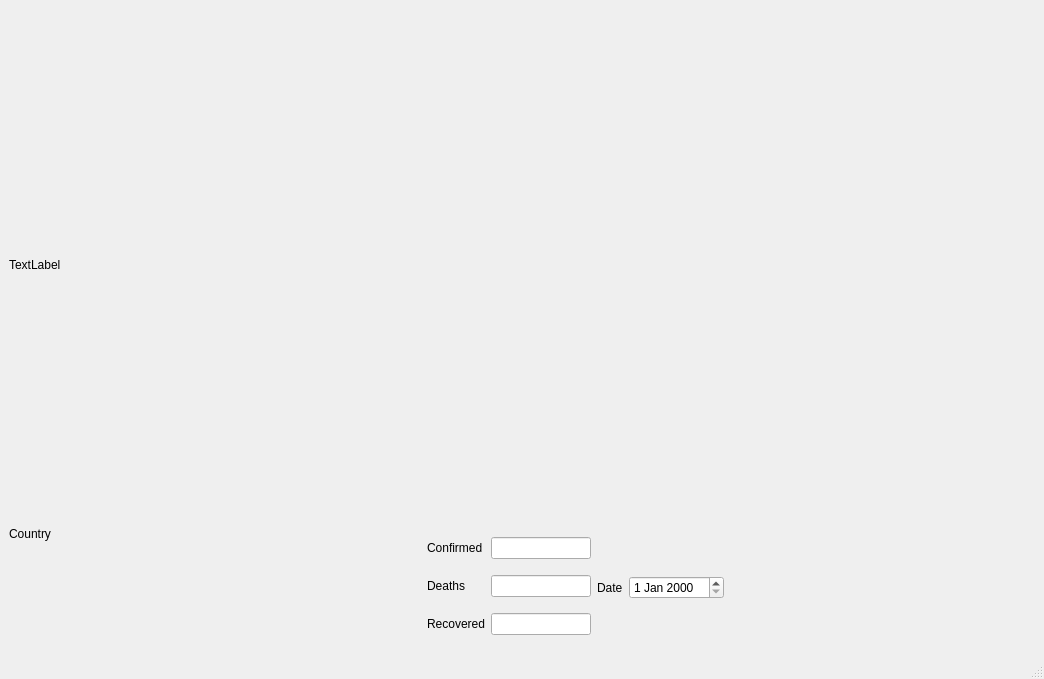
<?xml version="1.0" encoding="UTF-8"?>
<ui version="4.0">
 <class>MainWindow</class>
 <widget class="QMainWindow" name="MainWindow">
  <property name="geometry">
   <rect>
    <x>0</x>
    <y>0</y>
    <width>1044</width>
    <height>679</height>
   </rect>
  </property>
  <property name="minimumSize">
   <size>
    <width>1044</width>
    <height>679</height>
   </size>
  </property>
  <property name="maximumSize">
   <size>
    <width>1044</width>
    <height>679</height>
   </size>
  </property>
  <property name="windowTitle">
   <string>MainWindow</string>
  </property>
  <widget class="QWidget" name="centralwidget">
   <layout class="QVBoxLayout" name="verticalLayout_4">
    <item>
     <layout class="QVBoxLayout" name="verticalLayout_3">
      <item>
       <widget class="QLabel" name="maplabel">
        <property name="minimumSize">
         <size>
          <width>1024</width>
          <height>512</height>
         </size>
        </property>
        <property name="maximumSize">
         <size>
          <width>1024</width>
          <height>512</height>
         </size>
        </property>
        <property name="text">
         <string>TextLabel</string>
        </property>
       </widget>
      </item>
      <item>
       <layout class="QHBoxLayout" name="horizontalLayout_5" stretch="0,4,1,1,4">
        <item>
         <widget class="QLabel" name="mouseCountry">
          <property name="minimumSize">
           <size>
            <width>100</width>
            <height>0</height>
           </size>
          </property>
          <property name="maximumSize">
           <size>
            <width>100</width>
            <height>16777215</height>
           </size>
          </property>
          <property name="text">
           <string>Country</string>
          </property>
          <property name="alignment">
           <set>Qt::AlignLeading|Qt::AlignLeft|Qt::AlignTop</set>
          </property>
         </widget>
        </item>
        <item>
         <spacer name="horizontalSpacer">
          <property name="orientation">
           <enum>Qt::Horizontal</enum>
          </property>
          <property name="sizeHint" stdset="0">
           <size>
            <width>40</width>
            <height>20</height>
           </size>
          </property>
         </spacer>
        </item>
        <item>
         <layout class="QVBoxLayout" name="verticalLayout">
          <item>
           <layout class="QHBoxLayout" name="horizontalLayout">
            <item>
             <widget class="QLabel" name="label_2">
              <property name="text">
               <string>Confirmed</string>
              </property>
             </widget>
            </item>
            <item>
             <widget class="QLineEdit" name="confirmLineEdit">
              <property name="minimumSize">
               <size>
                <width>100</width>
                <height>0</height>
               </size>
              </property>
              <property name="maximumSize">
               <size>
                <width>100</width>
                <height>16777215</height>
               </size>
              </property>
             </widget>
            </item>
           </layout>
          </item>
          <item>
           <layout class="QHBoxLayout" name="horizontalLayout_2">
            <item>
             <widget class="QLabel" name="label_3">
              <property name="text">
               <string>Deaths</string>
              </property>
             </widget>
            </item>
            <item>
             <widget class="QLineEdit" name="deathLineEdit">
              <property name="minimumSize">
               <size>
                <width>100</width>
                <height>0</height>
               </size>
              </property>
              <property name="maximumSize">
               <size>
                <width>100</width>
                <height>16777215</height>
               </size>
              </property>
             </widget>
            </item>
           </layout>
          </item>
          <item>
           <layout class="QHBoxLayout" name="horizontalLayout_3">
            <item>
             <widget class="QLabel" name="label_4">
              <property name="text">
               <string>Recovered</string>
              </property>
             </widget>
            </item>
            <item>
             <widget class="QLineEdit" name="recoverLineEdit">
              <property name="minimumSize">
               <size>
                <width>100</width>
                <height>0</height>
               </size>
              </property>
              <property name="maximumSize">
               <size>
                <width>100</width>
                <height>16777215</height>
               </size>
              </property>
             </widget>
            </item>
           </layout>
          </item>
         </layout>
        </item>
        <item>
         <layout class="QVBoxLayout" name="verticalLayout_2">
          <item>
           <spacer name="verticalSpacer">
            <property name="orientation">
             <enum>Qt::Vertical</enum>
            </property>
            <property name="sizeHint" stdset="0">
             <size>
              <width>20</width>
              <height>40</height>
             </size>
            </property>
           </spacer>
          </item>
          <item>
           <layout class="QHBoxLayout" name="horizontalLayout_4">
            <item>
             <widget class="QLabel" name="label">
              <property name="text">
               <string>Date</string>
              </property>
             </widget>
            </item>
            <item>
             <widget class="QDateEdit" name="dateEdit"/>
            </item>
           </layout>
          </item>
          <item>
           <spacer name="verticalSpacer_2">
            <property name="orientation">
             <enum>Qt::Vertical</enum>
            </property>
            <property name="sizeHint" stdset="0">
             <size>
              <width>20</width>
              <height>40</height>
             </size>
            </property>
           </spacer>
          </item>
         </layout>
        </item>
        <item>
         <spacer name="horizontalSpacer_2">
          <property name="orientation">
           <enum>Qt::Horizontal</enum>
          </property>
          <property name="sizeHint" stdset="0">
           <size>
            <width>218</width>
            <height>20</height>
           </size>
          </property>
         </spacer>
        </item>
       </layout>
      </item>
     </layout>
    </item>
   </layout>
  </widget>
  <widget class="QMenuBar" name="menubar">
   <property name="geometry">
    <rect>
     <x>0</x>
     <y>0</y>
     <width>1044</width>
     <height>22</height>
    </rect>
   </property>
  </widget>
  <widget class="QStatusBar" name="statusbar"/>
 </widget>
 <resources/>
 <connections/>
</ui>
